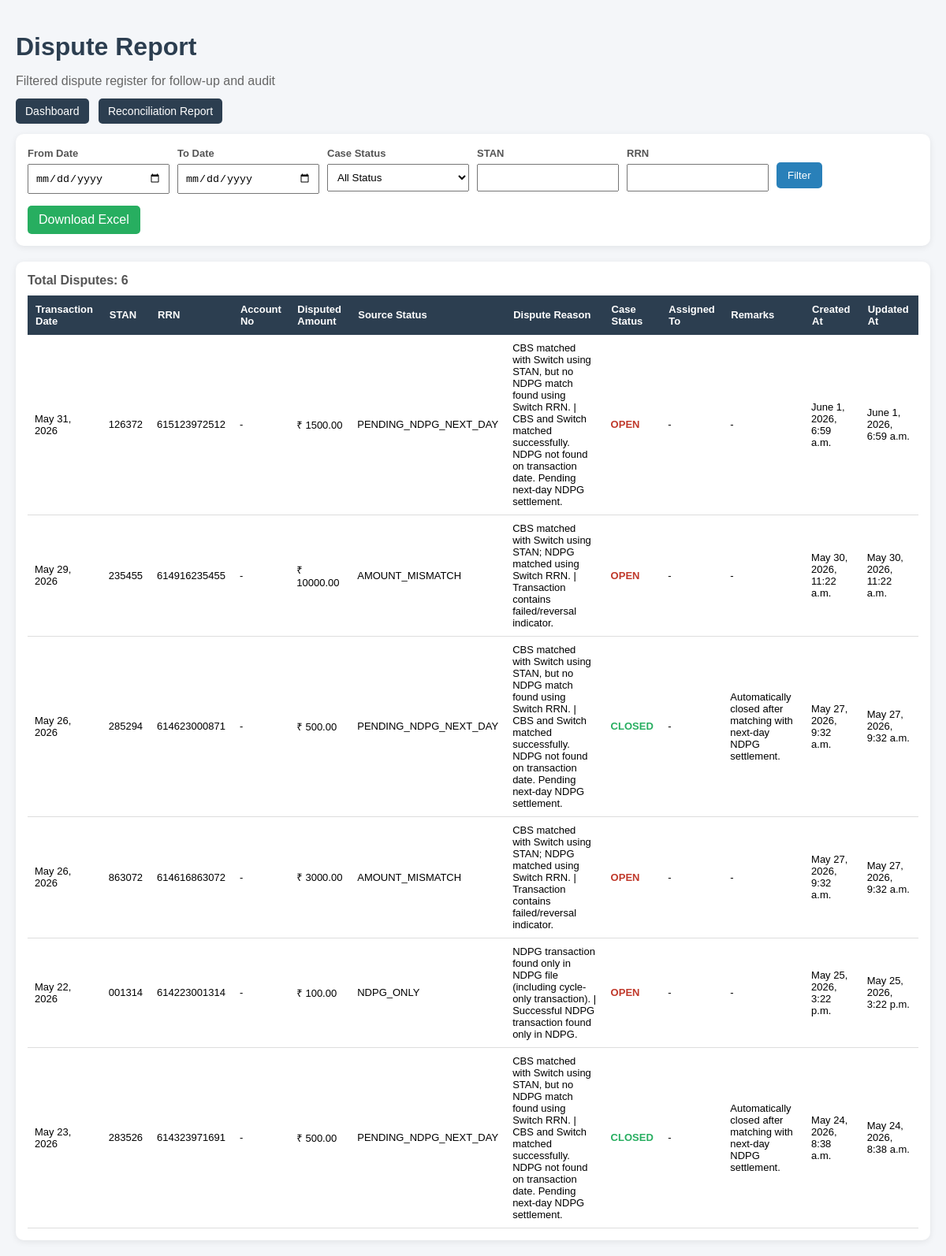
Screenshot of /mis/dispute-report/ with the database file from the repository.
### disputes/models.py (models this page shows)
class ATMDisputeCase(models.Model):
    transaction_date = models.DateField()
    stan_no = models.CharField(
        max_length=20,
        blank=True,
        null=True
    )
    rrn = models.CharField(
        max_length=30,
        blank=True,
        null=True
    )
    account_no = models.CharField(
        max_length=30,
        blank=True,
        null=True
    )
    disputed_amount = models.DecimalField(
        max_digits=15,
        decimal_places=2,
        blank=True,
        null=True
    )
    source_status = models.CharField(
        max_length=50
    )
    dispute_reason = models.CharField(
        max_length=150,
        blank=True,
        null=True
    )
    case_status = models.CharField(
        max_length=30,
        default="OPEN"
    )
    assigned_to = models.CharField(
        max_length=100,
        blank=True,
        null=True
    )
    remarks = models.TextField(
        blank=True,
        null=True
    )
    created_at = models.DateTimeField(
        auto_now_add=True
    )
    updated_at = models.DateTimeField(
        auto_now=True
    )

### mis_dashboard/views.py (the view)
def dispute_report_view(request):
    from_date = request.GET.get("from_date")
    to_date = request.GET.get("to_date")
    case_status = request.GET.get("case_status")
    stan = request.GET.get("stan")
    rrn = request.GET.get("rrn")
    disputes = MISDashboardFilterService.filtered_dispute_queryset(
        from_date=from_date,
        to_date=to_date,
        case_status=case_status,
        stan=stan,
        rrn=rrn,
    ).order_by("-created_at")
    case_status_choices = [
        "OPEN",
        "IN_PROGRESS",
        "CLOSED",
        "REJECTED",
    ]
    context = {
        "disputes": disputes,
        "case_status_choices": case_status_choices,
        "selected_from_date": from_date,
        "selected_to_date": to_date,
        "selected_case_status": case_status,
        "selected_stan": stan,
        "selected_rrn": rrn,
    }
    return render(
        request,
        "mis_dashboard/dispute_report.html",
        context
    )

### mis_dashboard/services/dashboard_service.py (called while the page is built)
        @staticmethod
        def filtered_dispute_queryset(
                from_date=None,
                to_date=None,
                case_status=None,
                stan=None,
                rrn=None,
        ):
            qs = ATMDisputeCase.objects.all()
            if from_date:
                qs = qs.filter(transaction_date__gte=from_date)
            if to_date:
                qs = qs.filter(transaction_date__lte=to_date)
            if case_status:
                qs = qs.filter(case_status=case_status)
            if stan:
                qs = qs.filter(stan_no__icontains=stan)
            if rrn:
                qs = qs.filter(rrn__icontains=rrn)
            return qs

### mis_dashboard/templates/mis_dashboard/dispute_report.html (shortened to what this page needs)
<!DOCTYPE html>
<html>
<head>
</head>
<body>
<h1>Dispute Report</h1>
<p class="subtitle">Filtered dispute register for follow-up and audit</p>
<div class="nav-links">
    <a href="{% url 'mis_dashboard:dashboard' %}">Dashboard</a>
    <a href="{% url 'mis_dashboard:reconciliation_report' %}">Reconciliation Report</a>
</div>
<div class="filter-box">
<form method="get">
        <div class="filter-grid">
            <div>
                <label>From Date</label>
                <input type="date" name="from_date" value="{{ selected_from_date|default:'' }}">
            </div>
            <div>
                <label>To Date</label>
                <input type="date" name="to_date" value="{{ selected_to_date|default:'' }}">
            </div>
            <div>
                <label>Case Status</label>
                <select name="case_status">
                    <option value="">All Status</option>
                </select>
            </div>
            <div>
                <label>STAN</label>
                <input type="text" name="stan" value="{{ selected_stan|default:'' }}">
            </div>
            <div>
                <label>RRN</label>
                <input type="text" name="rrn" value="{{ selected_rrn|default:'' }}">
            </div>
            <div>
                <button type="submit">Filter</button>
            </div>
        </div>
    </form>
    <a class="download-btn"
       href="{% url 'mis_dashboard:download_dispute_excel' %}?from_date={{ selected_from_date|default:'' }}&to_date={{ selected_to_date|default:'' }}&case_status={{ selected_case_status|default:'' }}&stan={{ selected_stan|default:'' }}&rrn={{ selected_rrn|default:'' }}">
        Download Excel
    </a>
</div>
<div class="table-box">
    <div class="count">
        Total Disputes: {{ disputes.count }}
    </div>
<table>
        <thead>
            <tr>
                <th>Transaction Date</th>
                <th>STAN</th>
                <th>RRN</th>
                <th>Account No</th>
                <th>Disputed Amount</th>
                <th>Source Status</th>
                <th>Dispute Reason</th>
                <th>Case Status</th>
                <th>Assigned To</th>
                <th>Remarks</th>
                <th>Created At</th>
                <th>Updated At</th>
            </tr>
        </thead>
        <tbody>
            {% for row in disputes %}
            <tr>
                <td>{{ row.transaction_date }}</td>
                <td>{{ row.stan_no|default:"-" }}</td>
                <td>{{ row.rrn|default:"-" }}</td>
                <td>{{ row.account_no|default:"-" }}</td>
                <td>₹ {{ row.disputed_amount|default:0 }}</td>
                <td>{{ row.source_status|default:"-" }}</td>
                <td>{{ row.dispute_reason|default:"-" }}</td>
                <td>
                    {% if row.case_status == "OPEN" %}
                        <span class="open">{{ row.case_status }}</span>
                    {% elif row.case_status == "CLOSED" %}
                        <span class="closed">{{ row.case_status }}</span>
                    {% else %}
                        {{ row.case_status }}
                    {% endif %}
                </td>
                <td>{{ row.assigned_to|default:"-" }}</td>
                <td>{{ row.remarks|default:"-" }}</td>
                <td>{{ row.created_at }}</td>
                <td>{{ row.updated_at }}</td>
            </tr>
            {% empty %}
            <tr>
                <td colspan="12">No dispute records found.</td>
            </tr>
            {% endfor %}
        </tbody>
    </table>
</div>
</body>
</html>

### mis_dashboard/templates/mis_dashboard/dispute_report.html (style rules this page uses)
body { font-family: Arial, sans-serif; background: #f4f6f9; margin: 0; padding: 20px; }
h1 { color: #2c3e50; margin-bottom: 5px; }
.subtitle { color: #666; margin-bottom: 20px; }
.nav-links { margin-bottom: 20px; }
.nav-links a { text-decoration: none; background: #2c3e50; color: white; padding: 8px 12px; border-radius: 5px; margin-right: 8px; font-size: 14px; }
.filter-box { background: white; padding: 15px; border-radius: 10px; margin-bottom: 20px; box-shadow: 0 2px 8px rgba(0,0,0,0.08); }
.filter-grid { display: grid; grid-template-columns: repeat(6, 1fr); gap: 10px; }
label { font-size: 13px; font-weight: bold; color: #555; }
input, select { width: 100%; padding: 8px; margin-top: 5px; box-sizing: border-box; }
button { background: #2980b9; color: white; border: none; padding: 9px 14px; border-radius: 5px; cursor: pointer; margin-top: 21px; }
.download-btn { background: #27ae60; color: white; padding: 9px 14px; border-radius: 5px; text-decoration: none; display: inline-block; margin-top: 15px; }
.table-box { background: white; padding: 15px; border-radius: 10px; box-shadow: 0 2px 8px rgba(0,0,0,0.08); overflow-x: auto; }
table { width: 100%; border-collapse: collapse; min-width: 1100px; }
th { background: #2c3e50; color: white; padding: 10px; text-align: left; font-size: 13px; }
td { padding: 9px; border-bottom: 1px solid #ddd; font-size: 13px; }
.count { margin-bottom: 10px; color: #555; font-weight: bold; }
.open { color: #c0392b; font-weight: bold; }
.closed { color: #27ae60; font-weight: bold; }

### rows the page displays
ATMDisputeCase: transaction_date "May 31, 2026", stan_no "126372", rrn "615123972512", account_no "-", disputed_amount "1500.00", source_status "PENDING_NDPG_NEXT_DAY", dispute_reason "CBS matched with Switch using STAN, but no NDPG match found using Switch RRN. | CBS and Switch matched successfully. NDPG not found on transaction date. Pending next-day NDPG settlement.", case_status "OPEN", assigned_to "-", remarks "-", created_at "June 1, 2026, 6:59 a.m.", updated_at "June 1, 2026, 6:59 a.m."
ATMDisputeCase: transaction_date "May 29, 2026", stan_no "235455", rrn "614916235455", account_no "-", disputed_amount "10000.00", source_status "AMOUNT_MISMATCH", dispute_reason "CBS matched with Switch using STAN; NDPG matched using Switch RRN. | Transaction contains failed/reversal indicator.", case_status "OPEN", assigned_to "-", remarks "-", created_at "May 30, 2026, 11:22 a.m.", updated_at "May 30, 2026, 11:22 a.m."
ATMDisputeCase: transaction_date "May 26, 2026", stan_no "285294", rrn "614623000871", account_no "-", disputed_amount "500.00", source_status "PENDING_NDPG_NEXT_DAY", dispute_reason "CBS matched with Switch using STAN, but no NDPG match found using Switch RRN. | CBS and Switch matched successfully. NDPG not found on transaction date. Pending next-day NDPG settlement.", case_status "CLOSED", assigned_to "-", remarks "Automatically closed after matching with next-day NDPG settlement.", created_at "May 27, 2026, 9:32 a.m.", updated_at "May 27, 2026, 9:32 a.m."
ATMDisputeCase: transaction_date "May 26, 2026", stan_no "863072", rrn "614616863072", account_no "-", disputed_amount "3000.00", source_status "AMOUNT_MISMATCH", dispute_reason "CBS matched with Switch using STAN; NDPG matched using Switch RRN. | Transaction contains failed/reversal indicator.", case_status "OPEN", assigned_to "-", remarks "-", created_at "May 27, 2026, 9:32 a.m.", updated_at "May 27, 2026, 9:32 a.m."
ATMDisputeCase: transaction_date "May 22, 2026", stan_no "001314", rrn "614223001314", account_no "-", disputed_amount "100.00", source_status "NDPG_ONLY", dispute_reason "NDPG transaction found only in NDPG file (including cycle-only transaction). | Successful NDPG transaction found only in NDPG.", case_status "OPEN", assigned_to "-", remarks "-", created_at "May 25, 2026, 3:22 p.m.", updated_at "May 25, 2026, 3:22 p.m."
ATMDisputeCase: transaction_date "May 23, 2026", stan_no "283526", rrn "614323971691", account_no "-", disputed_amount "500.00", source_status "PENDING_NDPG_NEXT_DAY", dispute_reason "CBS matched with Switch using STAN, but no NDPG match found using Switch RRN. | CBS and Switch matched successfully. NDPG not found on transaction date. Pending next-day NDPG settlement.", case_status "CLOSED", assigned_to "-", remarks "Automatically closed after matching with next-day NDPG settlement.", created_at "May 24, 2026, 8:38 a.m.", updated_at "May 24, 2026, 8:38 a.m."

### other values shown
{{ disputes.count }} "6"
